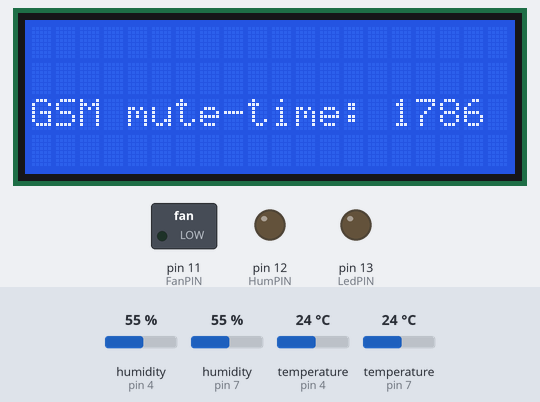
The sketch below on a simulated Arduino Uno, built with avr-gcc and run on an emulated ATmega328P. Parts: 20×4 character LCD, switched loads named in the sketch (green lamp = pin HIGH), output pins drawn as LEDs (lit = HIGH). The test bench sets the inputs (shaded band); at power-on: humidity (sensors on pin 4, pin 7) 55 %, temperature (sensors on pin 4, pin 7) 24 °C.

Above: at 16.1 s.
16.2 s: humidity (sensor on pin 4) set to 71 %
At 18.4 s:
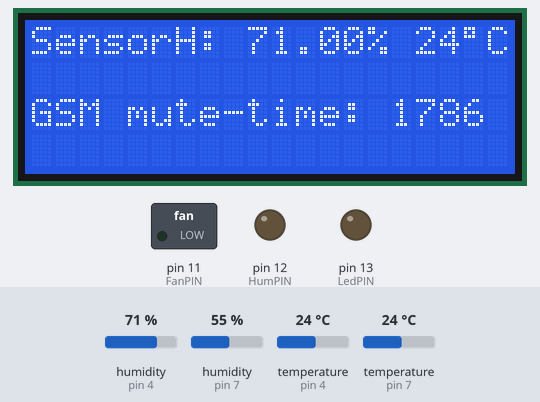
24.7 s: humidity (sensor on pin 4) set to 74 %
At 26.2 s:
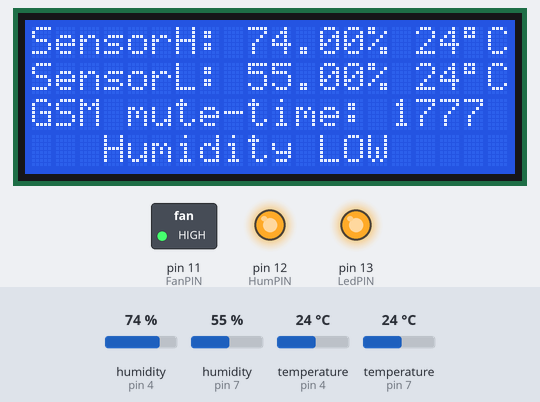
35.6 s: humidity (sensor on pin 7) set to 68 %
At 40.3 s:
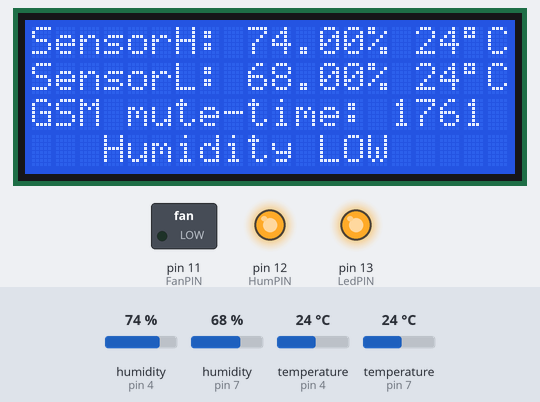
41.2 s: humidity (sensor on pin 7) set to 71 %
At 44.3 s:
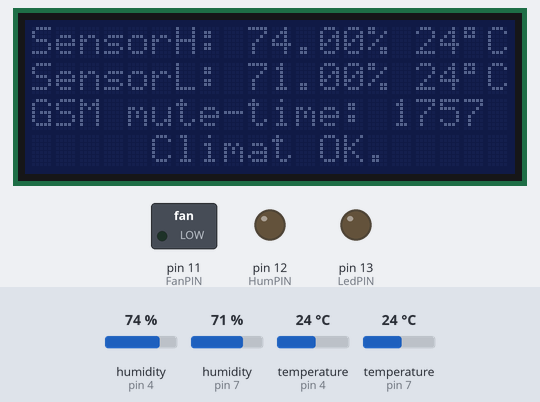
52.1 s: humidity (sensor on pin 4) set to 77 %
At 57.3 s:
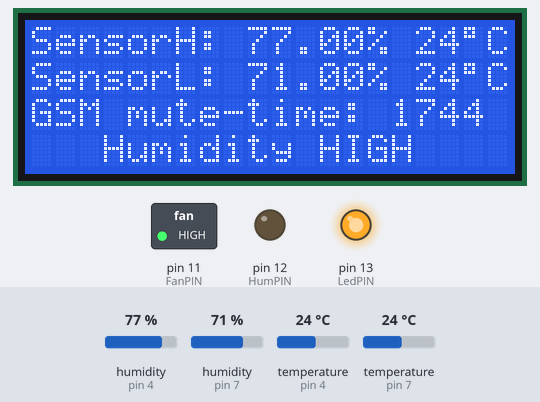
61.8 s: humidity (sensor on pin 7) set to 88 %
At 65.3 s:
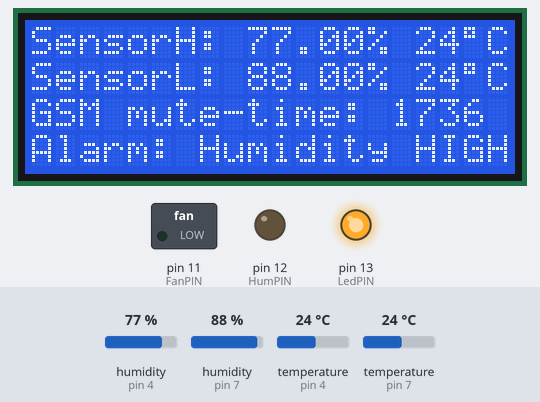
Timing chart, 0 to 66.8 s (numbered marks = the images above; inputs shaded):
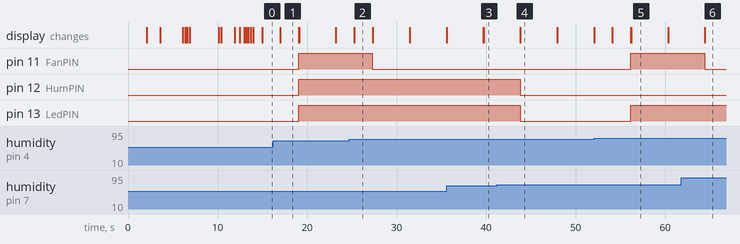

Measured:
- the behaviour switches between 72 and 73 % on humidity (sensor on pin 4) (found by bisection; images 1 and 2)
- the behaviour switches between 69 and 70 % on humidity (sensor on pin 7) (found by bisection; images 3 and 4)
- the behaviour switches between 75 and 76 % on humidity (sensor on pin 4) (found by bisection; images 4 and 5)
- after the input at 24.7 s, pin 11 (FanPIN): HIGH → LOW after 2.6 s
- after the input at 35.6 s, the display: first changes after 4.1 s (image 3 shows a later state)
- after the input at 41.2 s, pin 12 (HumPIN), pin 13 (LedPIN): HIGH → LOW after 2.6 s; the display: first changes after 2.6 s (image 4 shows a later state)
- after the input at 52.1 s, pin 11 (FanPIN), pin 13 (LedPIN): LOW → HIGH after 4.1 s
- after the input at 61.8 s, pin 11 (FanPIN): HIGH → LOW after 2.6 s; the display: first changes after 2.6 s (image 6 shows a later state)

The sketch:

Humidor_i2c.ino
```cpp
/* Sketch for 20 character 2 - 4 line I2C Display
   Backpack Interface labelled "YwRobot Arduino LCM1602 IIC V1" */

/*-----( Импорт требуемых библиотек )-----*/
#include <Wire.h>  // Comes with Arduino IDE
#include <LiquidCrystal_I2C.h>
#include <DHT22.h>
//#include <SIM900.h>
//#include <SoftwareSerial.h>
//#include "sms.h"
//SMSGSM sms;

// set the LCD address to 0x27 for a 20 chars 4 line display
// Set the pins on the I2C chip used for LCD connections:
//                    addr, en,rw,rs,d4,d5,d6,d7,bl,blpol
LiquidCrystal_I2C lcd(0x27, 2, 1, 0, 4, 5, 6, 7, 3, POSITIVE);  // Set the LCD I2C address

// кол-во строк дисплея
#define LCDstrNum 4
// нижний датчик
#define DHT22_1_PIN 7
// верхний датчик
#define DHT22_2_PIN 4

// Управление вентиллятором
#define FanPIN 11
// Управление увлажнителем
#define HumPIN 12
#define LedPIN 13

// до 18.10.13 было #define HumHMax 72
#define HumHMax 75
// до 18.10.13 было #define HumLMax 79
// до 30.01.14 было #define HumLMax 82
#define HumLMax 85
// до 18.10.13 было #define HumHMin 62
#define HumHMin 65
// до 18.10.13 было #define HumLMin 67
#define HumLMin 70

// диапазон рабочих температур (пока не задействован)
#define TmprMax 30
#define TmprMin 15

// Таймаут игнорирования аварий для SMS
#define TimeOutGSM 1800

// Количество пропускаемых аварийных событий до очередного BEEP'а
// Для превышения влажности (один цикл не менее двух DHTDelay
#define AlarmHigh 48
// Для недостаточной влажности
#define AlarmLow 32
// Количество пропускаемых аварий до очередного SMS
#define AlarmGSM 25
// задержка для датчика DHT22 в ms
#define DHTDelay 2000

// Вывод лога в com-порт
//#define SerialDebug true
#define SerialDebug false

float TempNow;
float HumL, HumH, HumNow;
unsigned int TimerCount;
unsigned int TimerMax;
unsigned int TimerGSM;
boolean NoMuteGSM;

void setup() {
  NoMuteGSM = false;
  /*
   Humidor  climatech
    www.freeduino.ru
      sponsored by
    Artem V.Erenburg
  */
  lcd.begin(20,LCDstrNum);         // initialize the lcd for 20 chars 4 lines, turn on backlight
  lcd.setCursor(1, 0);
  lcd.print("Humidor  climatech");
  delay(2000);
  lcd.setCursor(2, 1);
  lcd.print("www.freeduino.ru");
  if (LCDstrNum >= 3) {
    if (LCDstrNum >= 4) {
      delay(1500);
      lcd.setCursor(4, 2);
      lcd.print("sponsored by");
      delay(2500);
      lcd.setCursor(2, 3);
      lcd.print("Artem V.Erenburg");
    } else {
      delay(2000);
      lcd.setCursor(2, 2);
      lcd.print("artem@gpb.spb.ru");
    }
  }
  LCDalarm(2);
  Serial.begin(9600);
  if (SerialDebug) Serial.println("Start working.");
  pinMode(LedPIN, OUTPUT);
  pinMode(FanPIN, OUTPUT);
  pinMode(HumPIN, OUTPUT);
  TimerCount = 0;
  TimerMax = 32767;
  TimerGSM = AlarmGSM;
  delay(3000);
  // clear the screen
  lcd.clear();
  if (LCDstrNum >= 4) {
    lcd.setCursor(0, 0);
    lcd.print("Temperature: ");
    delay(250);
    lcd.print(TmprMin);
    lcd.print("-");
    lcd.print(TmprMax);
    lcd.print(char(223));
    lcd.print("C");
    delay(1500);
    lcd.setCursor(1, 1);
    lcd.print("Humidity intervals");
    delay(500);
  }
  lcd.setCursor(0, LCDstrNum-2);
  lcd.print("High sensor: ");
  lcd.print(HumHMin);
  lcd.print("-");
  lcd.print(HumHMax);
  lcd.print(" %");
  lcd.setCursor(0, LCDstrNum-1);
  lcd.print("Low sensor:  ");
  lcd.print(HumLMin);
  lcd.print("-");
  lcd.print(HumLMax);
  lcd.print(" %");
  delay(500);
  // clear the screen
  LCDalarm(2);
  lcd.clear();
  delay(1000);
}

void loop() {
  if (!NoMuteGSM) {
    if (TimeOutGSM < millis()/1000) {
      NoMuteGSM = true;
      lcd.setCursor(0, 2);
      lcd.print("                    ");
    } else {
      if (LCDstrNum >= 3) {
        lcd.setCursor(15, 2);
        lcd.print("     ");
        lcd.setCursor(0, 2);
        lcd.print("GSM mute-time: ");
        lcd.print(TimeOutGSM - millis()/1000);
      }
    }
  }
  // Опрос верхнего датчика
  HumNow = getHumidity(DHT22_2_PIN);
  if (HumNow > 0) {
    HumH = HumNow;
    lcd.setCursor(0, 0);
    lcd.print("SensorH: ");
    lcd.print(HumH);
    lcd.print("% ");
    lcd.print((int)TempNow);
    lcd.print(char(223));
    lcd.print("C");
  }
//  delay(DHTDelay);
  // Опрос нижнего датчика
  HumNow = getHumidity(DHT22_1_PIN);
  if (HumNow > 0) {
    HumL = HumNow;
    lcd.setCursor(0, 1);
    lcd.print("SensorL: ");
    lcd.print(HumL);
    lcd.print("% ");
    lcd.print((int)TempNow);
    lcd.print(char(223));
    lcd.print("C");
  }
//  delay(DHTDelay);
  if (LCDstrNum >= 4) {
    lcd.setCursor(0, 3);
    lcd.print("                    ");
  }
  digitalWrite(LedPIN, HIGH);
  if (HumL < HumLMin){
    // Нижний датчик меньше минимума
    if (SerialDebug) Serial.print("SensorL <LOW>:  ");
    if (SerialDebug) Serial.println(HumL);
    if (HumH > (HumHMax-3)){
    // не фаним при превышении
      SetFan(LOW);
      SetHum(HIGH);
      TimerCount = 0;
      lcd.backlight();
      if (LCDstrNum >= 4) {
        lcd.setCursor(0, 3);
        lcd.print("   Humidity LOW   ");
      }
    } else if (HumH <= (HumHMin + 3)){
      SetFan(HIGH);
      SetHum(HIGH);
      if (SerialDebug) Serial.print("Alarm: Humidity LOW! ");
      lcd.backlight();
      if (LCDstrNum >= 4) {
        lcd.setCursor(0, 3);
        lcd.print("Alarm: Humidity LOW!");
      }
      TimerMax = AlarmLow;
      TimerCount++;
      if (SerialDebug) Serial.println(TimerCount);
    } else {
      SetFan(HIGH);
      SetHum(HIGH);
      TimerCount = 0;
      lcd.backlight();
      if (LCDstrNum >= 4) {
        lcd.setCursor(0, 3);
        lcd.print("   Humidity LOW   ");
      }
    }
  } else if (HumL > HumLMax){
    // Нижний датчик больше максимума
    if (SerialDebug) Serial.print("SensorL <HIGH>: ");
    if (SerialDebug) Serial.println(HumL);
    SetHum(LOW);
    if (HumH <= HumHMax){
      // выравниваем влажность
      SetFan(HIGH);
      TimerCount = 0;
      lcd.backlight();
      if (LCDstrNum >= 4) {
        lcd.setCursor(0, 3);
        lcd.print("   Humidity HIGH  ");
      }
    } else {
      SetFan(LOW);
      // Сигнализируем по таймеру
      TimerMax = AlarmHigh;
      TimerCount++;
      lcd.backlight();
      if (SerialDebug) Serial.print("Alarm: Humidity HIGH! ");
      if (SerialDebug) Serial.println(TimerCount);
      lcd.backlight();
      if (LCDstrNum >= 4) {
        lcd.setCursor(0, 3);
        lcd.print("Alarm: Humidity HIGH");
      }
    }
  } else {
    // нижний датчик в норме
    TimerCount = 0;
    if (HumH > HumHMax){
      // Верхний датчик больше максимума
      if (SerialDebug) Serial.print("SensorH <HIGH>: ");
      if (SerialDebug) Serial.println(HumH);
      SetHum(LOW);
      SetFan(HIGH);
      lcd.backlight();
      if (LCDstrNum >= 4) {
        lcd.setCursor(0, 3);
        lcd.backlight();
        lcd.print("   Humidity HIGH  ");
      }
    } else if (HumH < HumHMin){
      // Верхний датчик меньше минимума
      if (SerialDebug) Serial.print("SensorH <LOW>:  ");
      if (SerialDebug) Serial.println(HumH);
      SetFan(HIGH);
      if (HumL < (HumLMax - 2)){
        SetHum(HIGH);
      } else {
        SetHum(LOW);
      }
      lcd.backlight();
      if (LCDstrNum >= 4) {
        lcd.setCursor(0, 3);
        lcd.print("   Humidity LOW   ");
      }
    } else { // климат в норме
      digitalWrite(LedPIN, LOW);
      SetFan(LOW);
      SetHum(LOW);
      lcd.noBacklight();
      if (LCDstrNum >= 4) {
        lcd.setCursor(0, 3);
        lcd.print("     Climat OK.     ");
      }
    }
  }
  if (TimerMax < TimerCount){
    TimerCount = 0;
    if (SerialDebug) Serial.println("***<+> BEEP ALARM!!! <+>***");
    LCDalarm(7);
    // не пора ли отправить SMS ?
    if (NoMuteGSM) {
      if (TimerGSM >= AlarmGSM){
        if (SerialDebug) Serial.println("---------------------------------");
        if (SerialDebug) Serial.println("| *** Sent Alarm-SMS to GSM *** |");
        if (SerialDebug) Serial.println("---------------------------------");
        TimerGSM = 0;
        if (LCDstrNum >= 3) {
          lcd.setCursor(0, 2);
          lcd.print("   Send Alarm-SMS   ");
          delay(7000);
          lcd.setCursor(0, 2);
          lcd.print("                    ");
        }

      } else TimerGSM++;
    }
  }
}

void SetFan(boolean FanSW) {
  digitalWrite(FanPIN, FanSW);
}

void SetHum(boolean HumSW) {
  digitalWrite(HumPIN, HumSW);
}

float getHumidity(int SensorNum) {
  DHT22 sensorDHT22(SensorNum);
  DHT22_ERROR_t errorCode;

  // The sensor can only be read from every 1-2s, and requires a minimum
  // 2s warm-up after power-on.
  delay(DHTDelay);

  if (SerialDebug) Serial.print("Requesting data on pin ");
  if (SerialDebug) Serial.print(SensorNum);
  if (SerialDebug) Serial.print("...");
  errorCode = sensorDHT22.readData();
  switch(errorCode)
  {
    case DHT_ERROR_NONE:
      if (SerialDebug) Serial.print("Got Data ");
      if (SerialDebug) Serial.print(sensorDHT22.getTemperatureC());
      if (SerialDebug) Serial.print("C ");
      if (SerialDebug) Serial.print(sensorDHT22.getHumidity());
      if (SerialDebug) Serial.println("%");
/*      // Alternately, with integer formatting which is clumsier but more compact to store and
// can be compared reliably for equality:
//
      char buf[128];
      sprintf(buf, "Integer-only reading: Temperature %hi.%01hi C, Humidity %i.%01i %% RH",
                   sensorDHT22.getTemperatureCInt()/10, abs(sensorDHT22.getTemperatureCInt()%10),
                   sensorDHT22.getHumidityInt()/10, sensorDHT22.getHumidityInt()%10);
      if (SerialDebug) Serial.println(buf); */
      TempNow = sensorDHT22.getTemperatureC();
      return(sensorDHT22.getHumidity());
      break;
    case DHT_ERROR_CHECKSUM:
      if (SerialDebug) Serial.print("check sum error ");
      if (SerialDebug) Serial.print(sensorDHT22.getTemperatureC());
      if (SerialDebug) Serial.print("C ");
      if (SerialDebug) Serial.print(sensorDHT22.getHumidity());
      if (SerialDebug) Serial.println("%");
      return(0);
      break;
    case DHT_BUS_HUNG:
      if (SerialDebug) Serial.println("BUS Hung ");
      return(0);
      break;
    case DHT_ERROR_NOT_PRESENT:
      if (SerialDebug) Serial.println("Not Present ");
      return(0);
      break;
    case DHT_ERROR_ACK_TOO_LONG:
      if (SerialDebug) Serial.println("ACK time out ");
      return(0);
      break;
    case DHT_ERROR_SYNC_TIMEOUT:
      if (SerialDebug) Serial.println("Sync Timeout ");
      return(0);
      break;
    case DHT_ERROR_DATA_TIMEOUT:
      if (SerialDebug) Serial.println("Data Timeout ");
      return(0);
      break;
    case DHT_ERROR_TOOQUICK:
      if (SerialDebug) Serial.println("Polled to quick ");
      return(0);
      break;
  }
}

void LCDalarm(int acnt) { // мигаем подсветкой дисплея acnt раз
  lcd.backlight(); // finish with backlight on
  for(int ia = 0; ia < acnt; ia++) {
    lcd.noBacklight();
    delay(250);
    lcd.backlight();
    delay(250);
  }
}
```
